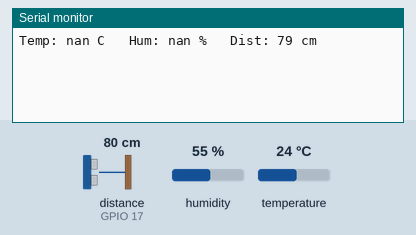
This sketch was run on a simulated ESP32. Parts: the last lines printed to the serial monitor. Wiring (inferred from the names in the program): ultrasonic range finder: trigger GPIO 16; echo GPIO 17. The inputs (shaded band) are chosen by the test bench; at power-on: distance to the obstacle (sensor on GPIO 17) 80 cm, humidity 55 %, temperature 24 °C. The echo pulse lasts 58.3 µs per cm.

Above: at 1.2 s.
1.3 s: distance to the obstacle (sensor on GPIO 17) set to 2 cm
At 2.8 s:
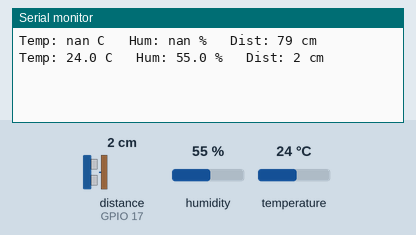
4.5 s: humidity set to 22 %
At 5.8 s:
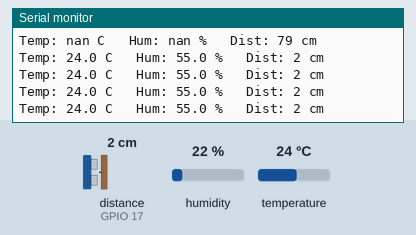
6.0 s: temperature set to 12 °C
At 6.8 s:
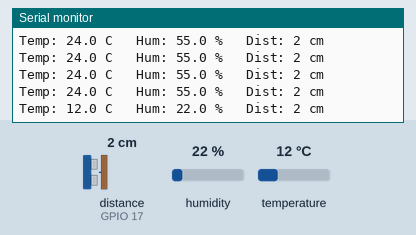
7.5 s: distance to the obstacle (sensor on GPIO 17) set to 4 cm
At 8.5 s:
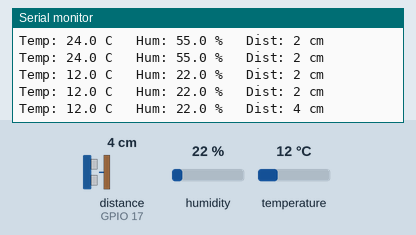
9.0 s: humidity set to 40 %
At 9.8 s:
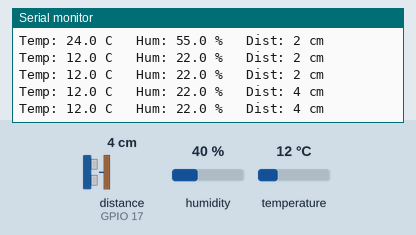
Timing chart, 0 to 11.5 s (numbered marks = the images above; inputs shaded):
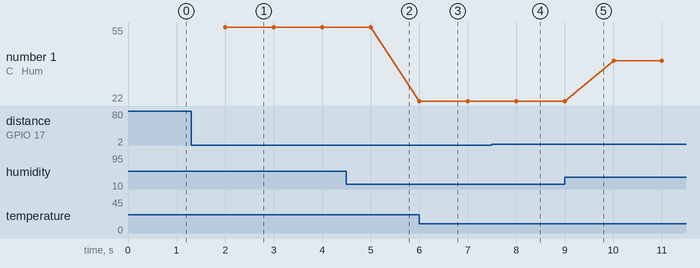

Measured:
- after the input at 1.3 s, the serial monitor: prints a new line after 0.71 s (image 1)
- after the input at 6.0 s, the serial monitor: prints a new line at once (image 3)
- after the input at 7.5 s, the serial monitor: prints a new line after 0.50 s (image 4)
- plotted number 1: 22 → 40 after the input at 9.0 s

The sketch:

both_sensors_nonblocking.ino
```cpp
/*
 * Chapter 11 · Digital Sensors
 * Both sensors in ONE non-blocking loop (the Chapter 10 millis() payoff)
 *
 * Reads a DHT22 every 2 s and an HC-SR04 ten times a second,
 * with no delay() anywhere, so buttons / WiFi / other tasks stay responsive.
 *
 * Wiring:
 *   DHT22   VCC->3V3   DATA->GPIO15 (10k pull-up)   GND->GND
 *   HC-SR04 VCC->5V    TRIG->GPIO16  ECHO->GPIO17 (5V! divider)  GND->GND
 *
 * Library: "DHT sensor library" by Adafruit (+ "Adafruit Unified Sensor")
 */

#include <DHT.h>

// ---------- Pins ----------
#define DHTPIN  15         // DHT22 data (D15)
#define DHTTYPE DHT22
#define TRIG    16         // HC-SR04 trigger
#define ECHO    17         // HC-SR04 echo

DHT dht(DHTPIN, DHTTYPE);

// ---------- Timers (millis pattern) ----------
unsigned long lastDHT = 0, lastPing = 0, lastPrint = 0;
const unsigned long DHT_EVERY  = 2000;   // DHT22 needs >= 2 s
const unsigned long PING_EVERY = 100;    // distance 10x/sec
const unsigned long PRINT_EVERY = 1000;  // report once a second

// ---------- Latest good readings ----------
float tempC = NAN, humid = NAN;
long  distCm = -1;

// Read HC-SR04 once; returns cm, or -1 on timeout / out of range
long readDistanceCm() {
  digitalWrite(TRIG, LOW);  delayMicroseconds(2);
  digitalWrite(TRIG, HIGH); delayMicroseconds(10);
  digitalWrite(TRIG, LOW);
  long us = pulseIn(ECHO, HIGH, 30000);    // 30 ms timeout
  if (us == 0) return -1;                  // no echo
  return us * 0.0343 / 2;                  // cm
}

void setup() {
  Serial.begin(115200);
  dht.begin();
  pinMode(TRIG, OUTPUT);
  pinMode(ECHO, INPUT);
  digitalWrite(TRIG, LOW);
}

void loop() {
  unsigned long now = millis();

  // --- DHT22: every 2 s ---
  if (now - lastDHT >= DHT_EVERY) {
    lastDHT = now;
    float t = dht.readTemperature();
    float h = dht.readHumidity();
    if (!isnan(t) && !isnan(h)) {           // keep valid reads only
      tempC = t;
      humid = h;
    }
  }

  // --- HC-SR04: 10x per second ---
  if (now - lastPing >= PING_EVERY) {
    lastPing = now;
    long d = readDistanceCm();
    if (d > 0 && d < 400) distCm = d;        // reject out-of-range spikes
  }

  // --- Report together: no delay() anywhere ---
  if (now - lastPrint >= PRINT_EVERY) {
    lastPrint = now;
    Serial.printf("Temp: %.1f C   Hum: %.1f %%   Dist: %ld cm\n",
                  tempC, humid, distCm);
  }
}
```
